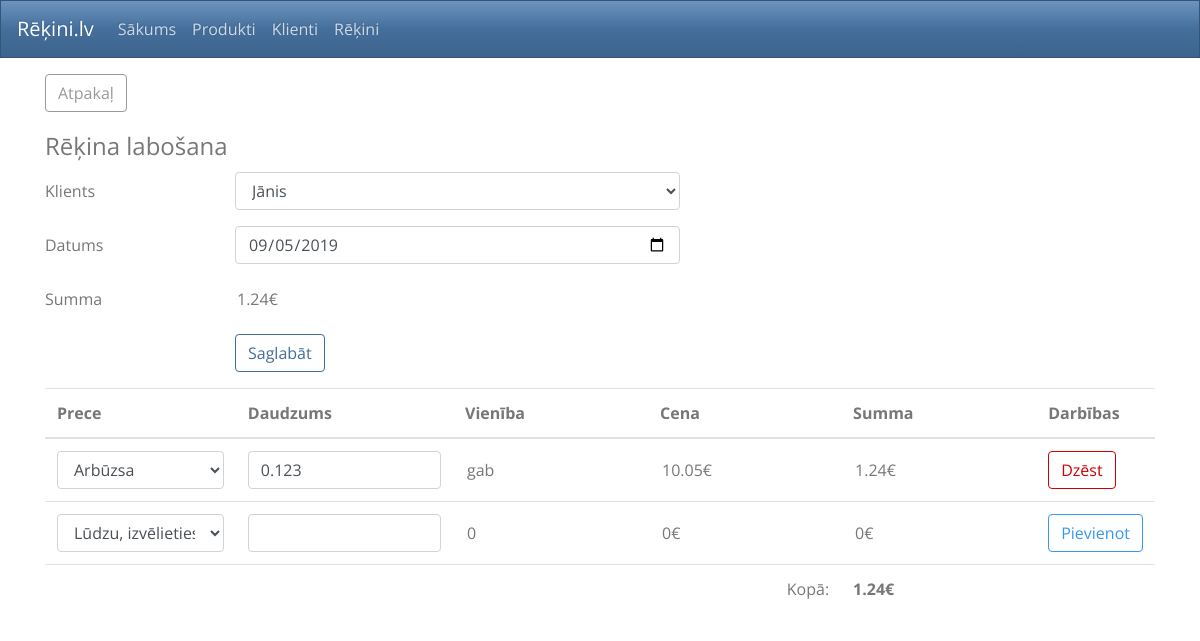
Page /rekini/invoices_edit.php?id=2 on the committed database.
### tables this page shows
CREATE TABLE IF NOT EXISTS `invoices` (
  `id` int(11) NOT NULL AUTO_INCREMENT,
  `client_id` int(11) NOT NULL,
  `date` date NOT NULL,
  `sum` float(8,2) NOT NULL DEFAULT '0.00',
  PRIMARY KEY (`id`)
);

CREATE TABLE IF NOT EXISTS `clients` (
  `id` int(11) NOT NULL AUTO_INCREMENT,
  `name` varchar(100) NOT NULL,
  PRIMARY KEY (`id`)
);

CREATE TABLE IF NOT EXISTS `invoices_items` (
  `id` int(11) NOT NULL AUTO_INCREMENT,
  `invoice_id` int(11) NOT NULL,
  `product_id` int(11) NOT NULL,
  `quantity` float(10,3) NOT NULL,
  PRIMARY KEY (`id`)
);

CREATE TABLE IF NOT EXISTS `products` (
  `id` int(11) NOT NULL AUTO_INCREMENT,
  `name` varchar(100) NOT NULL,
  `unit` varchar(10) NOT NULL,
  `price` float(6,2) NOT NULL,
  PRIMARY KEY (`id`)
);

### rekini/funkcijas.php (called while the page is built, shortened)
<?php
$servername = "localhost";
$username = "root";
$password = "";
$dbname = "ltpc_pv";
$db_charset = "utf8mb4";
$conn = new PDO("mysql:host=$servername;dbname=$dbname;charset=$db_charset", $username, $password);
function getData($table,$sort='id'){
	global $conn;
	$sql = "SELECT * FROM `".$table."` order by `".$sort."` asc";
	$results = $conn->prepare($sql);
	$results->execute();
	if ($results->rowCount() > 0) {
		return $results->fetchAll();
	} else {
		return false;
	}
}
function getDataById($table,$id){
	global $conn;
	$sql = "SELECT * FROM `".$table."` where id=".$id;
	$results = $conn->prepare($sql);
	$results->execute();
	foreach($results as $result){
		return $result;
	}
	return false;
}
function getItems($id){
	global $conn;
	$sql = "SELECT * FROM `invoices_items` WHERE invoice_id=".$id;
	$results = $conn->prepare($sql);
	$results->execute();
	if ($results->rowCount() > 0) {
		return $results->fetchAll();
	} else {
		return false;
	}
}

### rekini/invoices_edit.php (the view, shortened to what this page needs)
<?php
include 'funkcijas.php';
include 'layout.php';
$clients = getData('clients','name');
$products = getData('products','name');
$result = getDataById('invoices',$_GET['id']);
$items = getItems($_GET['id']);
$sum = 0;
$counter = 0;
include 'list_of_items.php';
$output = ob_get_clean();
if ($result):?>
<div class="form-group mt-3">
	<a href="invoices.php" class="btn btn-outline-secondary">Atpakaļ</a>
</div>
<form method="post" id="invoice_form">
	<fieldset>
		<legend>Rēķina labošana</legend>
		<div class="form-group row">
			<label class="col-sm-2 col-form-label">Klients</label>
			<div class="col-sm-5">
				<select class="form-control" name="client_id">
					<?php foreach($clients as $client):?>
					<option <?=$client['id'] == $result['client_id'] ? 'selected ' : ''?> value="<?=$client['id']?>"><?=$client['name']?></option>
					<?php endforeach;?>
				</select>
			</div>
		</div>
		<div class="form-group row">
			<label class="col-sm-2 col-form-label">Datums</label>
			<div class="col-sm-5">
				<input type="date" class="form-control" name="date" value="<?=$result['date']?>">
			</div>
		</div>
		<div class="form-group row">
			<label class="col-sm-2 col-form-label">Summa</label>
			<div class="col-sm-5">
				<input type="text" class="form-control-plaintext" disabled value="<?=$sum.'€'?>">
			</div>
		</div>
		<div class="form-group row">
			<div class="col-sm-2"></div>
			<div class="col-sm-5">
				<button type="submit" class="btn btn-outline-primary" name="save">Saglabāt</button>
			</div>
		</div>
	</fieldset>
<?=$output?>
<?php else:?>
	<div class="alert alert-danger">Lapa nav atrasta</div>
<?php endif;
	include 'footer.php';
?>

### rekini/list_of_items.php (shortened to what this page needs)
	<table class="table table-hover">
		<thead>
			<tr>
				<th scope="col">Prece</th>
				<th scope="col">Daudzums</th>
				<th scope="col">Vienība</th>
				<th scope="col">Cena</th>
				<th scope="col">Summa</th>
				<th scope="col">Darbības</th>
			</tr>
		</thead>
		<tbody>
		<?php if($items):?>
			<?php foreach($items as $item) :?>
				<?php $prece = getDataById('products',$item['product_id'])?>
			<tr>
				<td>
					<select class="form-control" name="list[<?=$counter?>][product_id]">
						<?php foreach($products as $product):?>
						<option <?=$product['id'] == $item['product_id'] ? 'selected ' : ''?> value="<?=$product['id']?>"><?=$product['name']?></option>
						<?php endforeach?>
					</select>
				</td>
				<td>
					<input class="form-control" name="list[<?=$counter?>][quantity]" type="number" step="0.001" min="0.001" value="<?=$item['quantity']?>">
				</td>
				<td>
					<input class="form-control-plaintext" type="text" disabled value="<?=$prece['unit']?>">
				</td>
				<td>
					<input class="form-control-plaintext" type="text" disabled value="<?=$prece['price'].'€'?>">
				</td>
				<td>
					<?php $summa=round($prece['price'] * $item['quantity'],2); $sum+=$summa;?>
					<input class="form-control-plaintext" type="text" disabled value="<?=$summa.'€'?>">
				</td>
				<td>
					<div class="btn-group">
						<button type="submit" class="btn btn-outline-danger" name="list[delete][<?=$item['id']?>]">Dzēst</button>
					</div>
				</td>
			</tr>
			<?php endforeach;?>
		<?php endif;?>
			<tr>
				<td>
					<select class="form-control" name="product_id">
						<option selected value="">Lūdzu, izvēlieties..</option>
					</select>
				</td>
				<td>
					<input class="form-control" name="quantity" type="number" step="0.001" min="0.001" value="">
				</td>
				<td>
					<input class="form-control-plaintext" type="text" disabled value="<?=0?>">
				</td>
				<td>
					<input class="form-control-plaintext" type="text" disabled value="<?=0 .'€'?>">
				</td>
				<td>
					<input class="form-control-plaintext" type="text" disabled value="<?=0 .'€'?>">
				</td>
				<td>
					<div class="btn-group">
						<button class="btn btn-outline-info" type="submit" name="add">Pievienot</button>
					</div>
				</td>
			</tr>
			<tr>
				<td colspan=4 class="text-right">Kopā:</td>
				<td colspan=2 class="text-left"><strong><?=$sum.'€';?></strong></td>
			</tr>
		</tbody>
	</table>
</form>

### rows in the picture
invoices: client_id "Jānis", date "09/05/2019"
invoices_items: product.name "Arbūzsa", quantity "0.123", product.unit "gab", product.price "10.05€", product+quantity "1.24€"

### other values in the picture
$sum "1.24"
